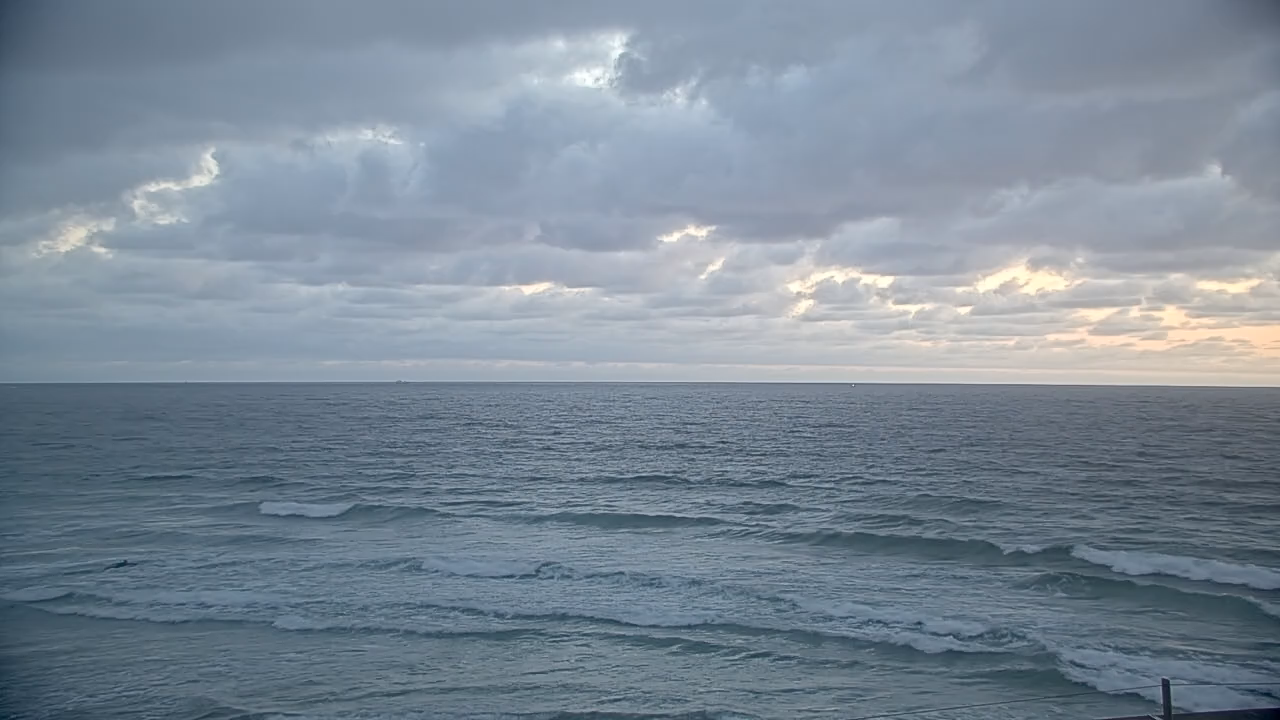
#> input picture calibration_data/keyframe.png, 1280 x 720 px
$ python -i rectify.py   (imports and definitions only)
#> lines starting #> are read from the running program, lines starting #| are printed output that depends on the picture
#> further down, picture is the input picture: shape (720, 1280, 3); mean B, G, R 151.5, 138, 124.3
"""Photogrammetric rectification for a fixed coastal camera.

Turns image pixels into metric coordinates on the sea surface, so wave signals
can be measured in meters from first principles — independent of the CDIP buoy
(which then becomes an *independent* validation rather than the calibration).

This is the Argus / coastal-imaging approach (Holman & Stanley 2007): recover
the camera pose from the horizon plus Ground Control Points (GCPs), then project
any pixel ray onto the tide-corrected water plane.

World frame (right-handed):
    X = across-track  (horizontal, parallel to shore)
    Y = range         (horizontal, positive out to sea, away from cam base)
    Z = up            (0 = mean water surface at calibration tide)
Camera is at (0, 0, H), optical axis depressed by `tilt` below horizontal,
looking out to sea (+Y), with `roll` about the optical axis.

The quantity we ultimately need is `vertical_scale_at_row(v)`: pixels per meter
of *elevation* at the sea surface imaged at row v. That converts a wave's pixel
excursion into meters. Note it differs from the horizontal (across-track) scale
by ~cos(depression angle) — near the camera the two differ by a few percent,
toward the horizon they converge. The full projection below handles this exactly.
"""

from __future__ import annotations

import logging
from dataclasses import dataclass

import cv2
import numpy as np

log = logging.getLogger(__name__)


@dataclass
class CameraParams:
    H: float          # camera height above water plane, meters
    f: float          # focal length, pixels
    tilt: float       # down-tilt of optical axis below horizontal, radians
    roll: float       # roll about optical axis, radians
    cx: float = 640.0
    cy: float = 360.0


# [68 lines left out: functions _rotation, project, pixel_to_water, horizon_row, range_at_row, across_track_scale_at_row and 1 more, not called in this run]


# ---------------------------------------------------------------------------
# Horizon detection
# ---------------------------------------------------------------------------

def _band_drop_row(gray_band: np.ndarray, y0: int) -> float:
    """Row of steepest column-averaged brightness drop (sky->sea) in a band."""
    prof = gray_band.mean(axis=1)                       # average across columns
    prof = cv2.GaussianBlur(prof.reshape(-1, 1), (0, 0), 2).ravel()
    g = np.gradient(prof)                               # d(brightness)/d(row)
    return float(y0 + int(np.argmin(g)))               # steepest darkening


def detect_horizon(frame: np.ndarray, search=(260, 470)) -> tuple[float, float]:
    """Detect the sea/sky boundary. Returns (row_at_center, roll_radians).

    Column-AVERAGING first makes this cloud-robust: a real horizon darkens
    every column at the same row, so it dominates the averaged profile, whereas
    clouds average out. Roll is estimated from left- vs right-half horizon rows.
    """
#> called with search = (260, 470)
    gray = cv2.cvtColor(frame, cv2.COLOR_BGR2GRAY).astype(np.float32)
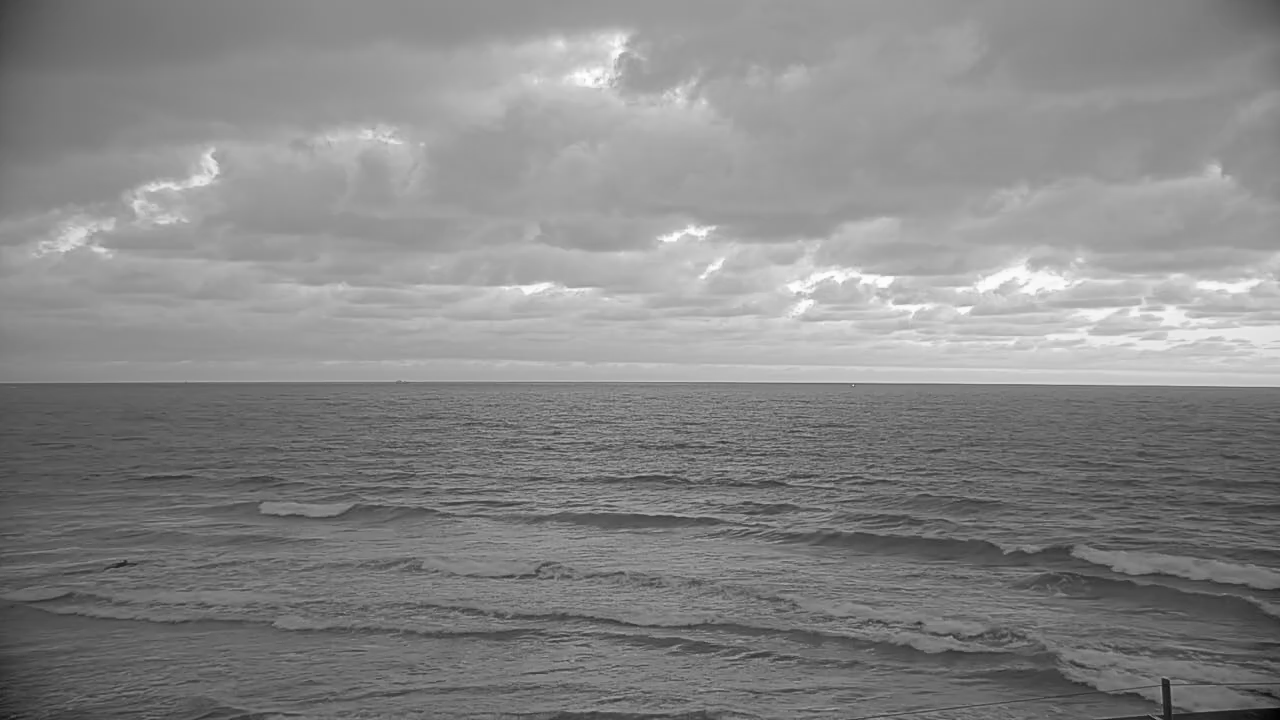
#> gray: shape (720, 1280) float32; min 2, max 254, mean 135.4
    gray = cv2.GaussianBlur(gray, (0, 0), 3)
    H, W = gray.shape
#> H = 720; W = 1280
    y0, y1 = search
    band = gray[y0:y1, :]
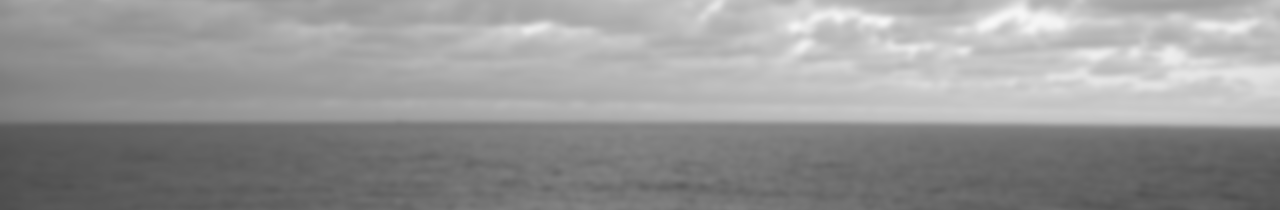
#> band: shape (210, 1280) float32; min 78.11, max 248.2, mean 150.7
    row_center = _band_drop_row(band, y0)
#> in _band_drop_row, `prof = gray_band.mean(axis=1)`: prof = 210 values, max 188.7 at index 27, min 101.9 at index 189, mean 150.7
#> in _band_drop_row, `prof = cv2.GaussianBlur(prof.reshape(-1, 1), (0, 0), 2).ravel()`: prof = 210 values, max 188.2 at index 26, min 102 at index 189, mean 150.7
#> in _band_drop_row, `g = np.gradient(prof)`: g = 210 values, max 0.886 at index 14, min -5.79 at index 123, mean -0.332
#> row_center = 383
    # roll from left/right thirds (avoid the very edges)
    row_L = _band_drop_row(gray[y0:y1, int(W * 0.15):int(W * 0.40)], y0)
#> row_L = 382
    row_R = _band_drop_row(gray[y0:y1, int(W * 0.60):int(W * 0.85)], y0)
#> row_R = 383
    slope = (row_R - row_L) / (W * 0.45)
#> slope = 0.00174
    roll = float(np.arctan(slope))
#> roll = 0.00174
    # guard against spurious roll from residual cloud structure
    if abs(np.degrees(roll)) > 5:
        log.warning("horizon roll %.1f deg looks large; clamping to 0", np.degrees(roll))
        roll = 0.0
    log.info("horizon: row@center=%.1f, roll=%.2f deg", row_center, np.degrees(roll))
    return float(row_center), roll


# ---------------------------------------------------------------------------
# Geometry fitting from horizon + GCPs
# ---------------------------------------------------------------------------

@dataclass
class ScaleGCP:
    """A known-length segment measured in the image.

    orientation: 'across' (horizontal, broadside/parallel to shore) or
    'vertical' (plumb, elevation). row is the image row where it sits.
    """
    row: float
    pixel_len: float
    length_m: float
    orientation: str  # 'across' | 'vertical'


# [56 lines left out: function fit_geometry, not called in this run]

>>> import cv2
>>> picture = cv2.imread('../../calibration_data/keyframe.png')
>>> result = detect_horizon(picture)
#> result = (383, 0.00174)

$ run again, on calibration_data/mark_board_711.png
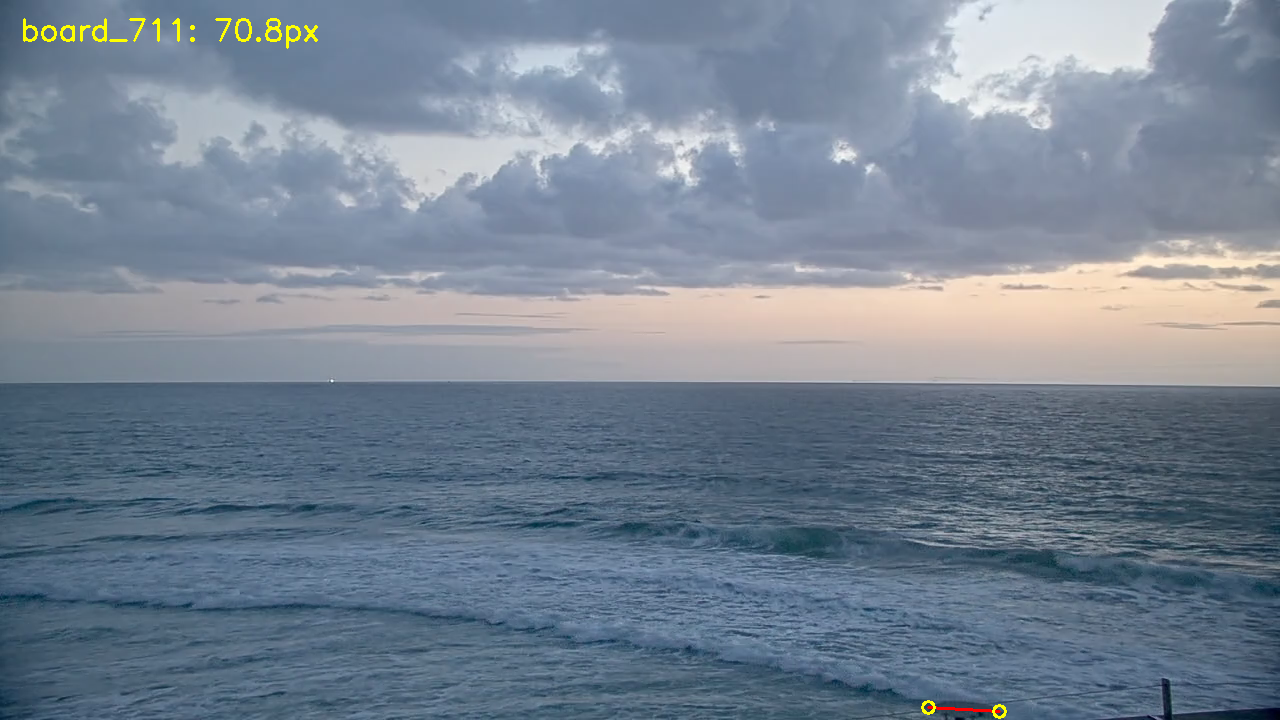
#> input picture calibration_data/mark_board_711.png, 1280 x 720 px
#> picture is the input picture: shape (720, 1280, 3); mean B, G, R 147.5, 131.8, 118.3
#> in detect_horizon, `gray = cv2.cvtColor(frame, cv2.COLOR_BGR2GRAY).astype(np.float32)`:
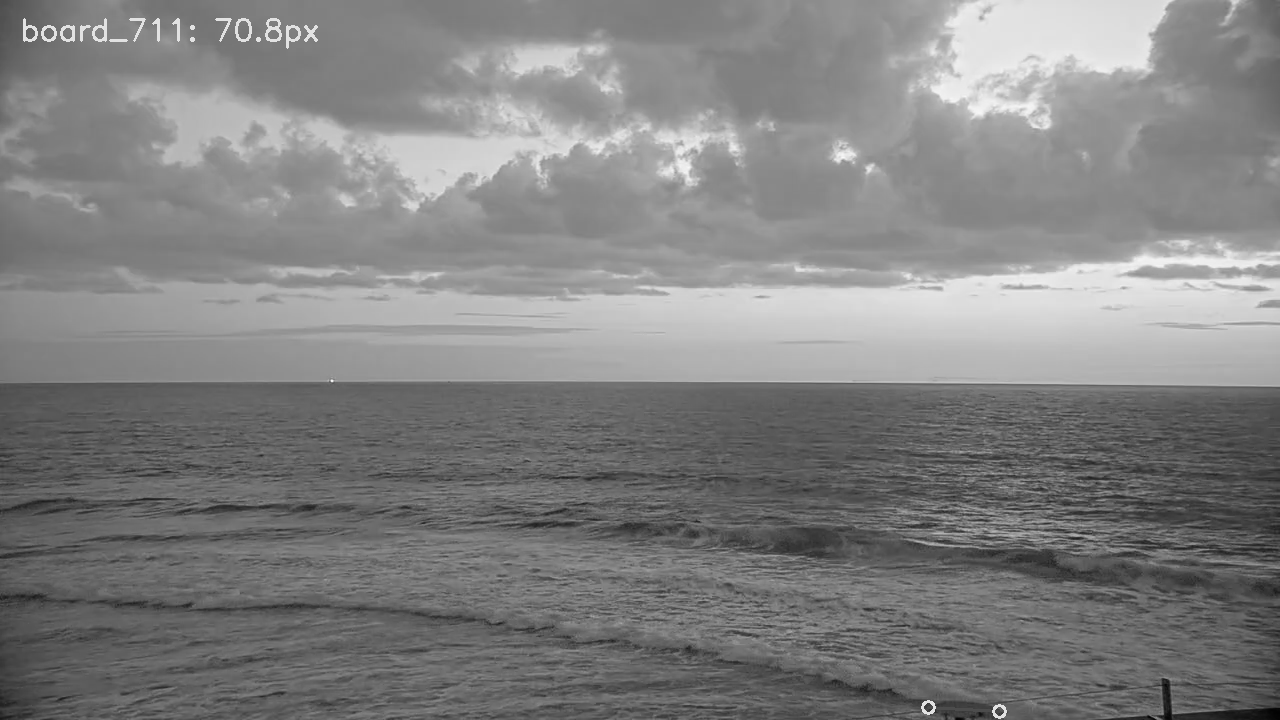
#> gray: shape (720, 1280) float32; min 2, max 249, mean 129.5
#> in detect_horizon, `band = gray[y0:y1, :]`:
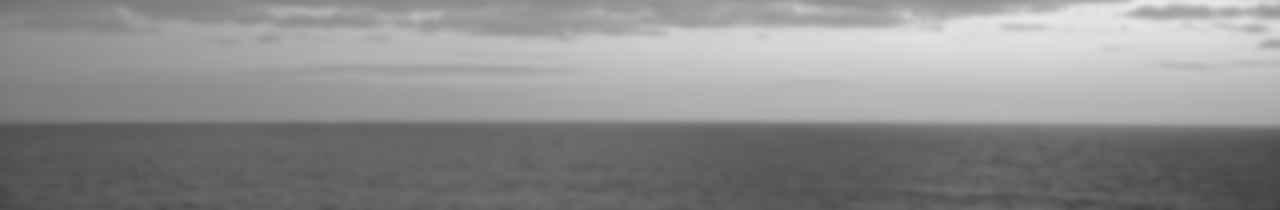
#> band: shape (210, 1280) float32; min 64.19, max 233.2, mean 141.9
#> in _band_drop_row, `prof = gray_band.mean(axis=1)`: prof = 210 values, max 193.4 at index 41, min 91.58 at index 209, mean 141.9
#> in _band_drop_row, `prof = cv2.GaussianBlur(prof.reshape(-1, 1), (0, 0), 2).ravel()`: prof = 210 values, max 193.2 at index 41, min 91.97 at index 209, mean 141.9
#> g = 210 values, max 1.8 at index 29, min -5.62 at index 123, mean -0.294
#> row_center = 383
#> row_L = 382
#> row_R = 383
#> slope = 0.00174
#> result = (383, 0.00174)
